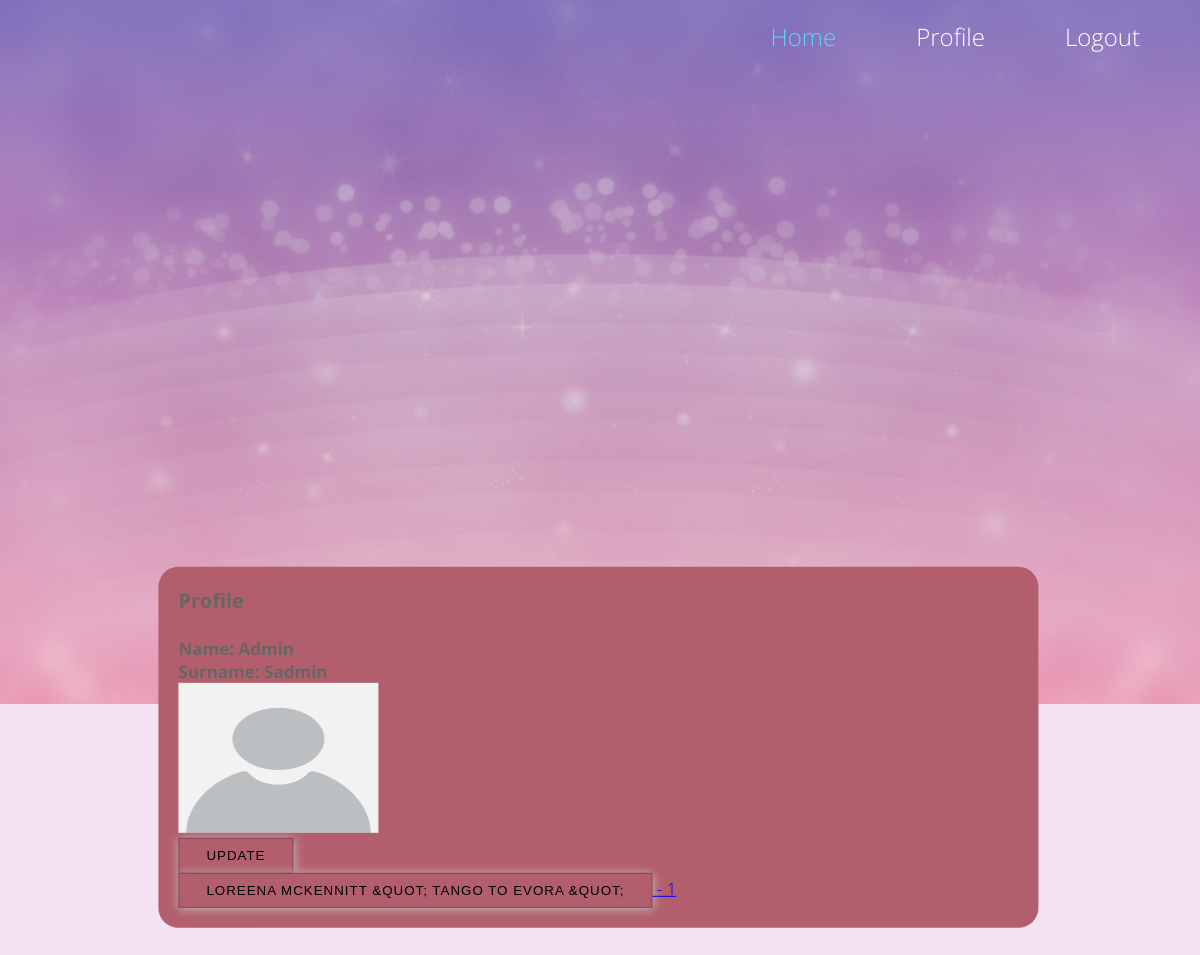
The page /users/user_profile/ (signed in) on the database as committed earlier.
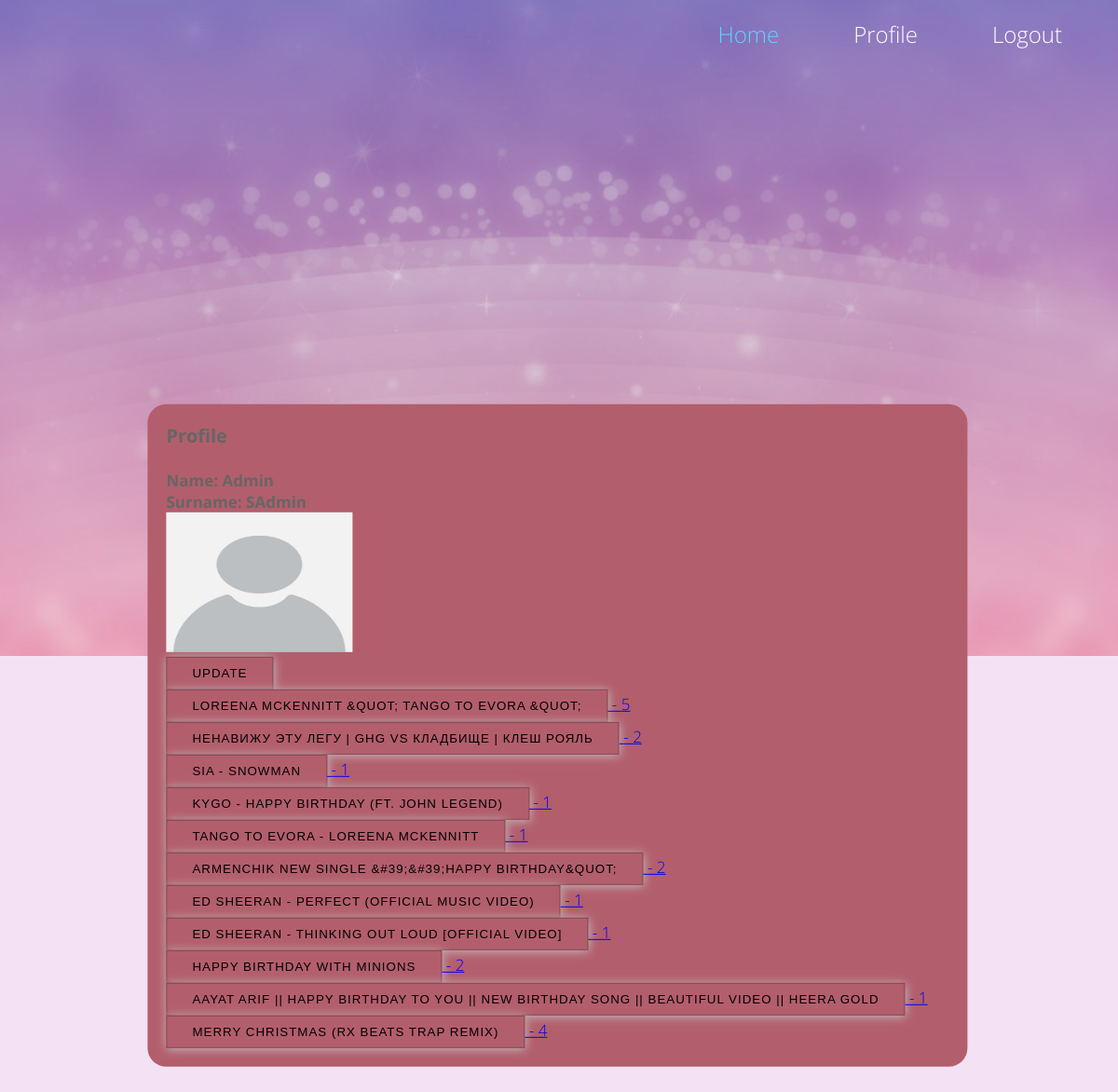
The same page on the database as committed later.
### users/models.py (models this page shows, shortened)
class Profile(models.Model):
	user = models.OneToOneField(User, on_delete = models.CASCADE)
	first_name = models.CharField(max_length=10, default="name")
	second_name = models.CharField(max_length=20, default="username")
	user_image = models.ImageField(default='Unknown_person.jpg', upload_to="media")

### download_app/models.py (models this page shows, shortened)
class NewMP3(models.Model):
    name = models.TextField()
    url = models.TextField( default="http:")
    count = models.IntegerField(default=1)
    user = models.ForeignKey(User, on_delete=models.CASCADE)

### users/views.py (the view)
# urls.py: path('user_profile/', user_views.user_profile, name='user_profile'),
@login_required(login_url="login")
def user_profile(request):
    profile = Profile.objects.get(user=request.user)
    videos = NewMP3.objects.all().filter(user=request.user)
    list_video = []
    for video_1 in videos:
        count = 0
        k = True
        for i in list_video:
            if video_1.name == i.name:
                k = False
        if k:
            list_video.append(video_1)
        for video_2 in videos:
            if video_1.name == video_2.name:
                count += 1
        video_1.count = count
    return render(request, 'registration/user_profile.html', {"profile":profile, "videos":list_video})

### YouTube_django/YouTube_django/users/templates/registration/user_profile.html
{% extends 'download_app/base.html' %}
{% block content %}
	<div class="todo-list">
		<h3>Profile</h3>
		<br>
		<strong>Name: {{profile.first_name}}</strong>
		<br>
		<strong>Surname: {{profile.second_name}}</strong>
		<br>
		<img src="{{profile.user_image.url}}" alt="*****" height="150" width="200">
		<br>
		<div class="item-row">
			<a href="{% url 'profile_update' %}"><button class="btn btn-success" type="submit" name="Update Profile">Update</button></a>
		</div>
		{% for video in videos %}
			<div>
				<a href="{{video.url}}"><button class="btn btn-success" type="submit" name="url">{{video.name}}</button> - {{video.count}} </a>
			</div>
		{% endfor %}
	</div>
{% endblock %}

### YouTube_django/YouTube_django/download_app/templates/download_app/base.html (shortened to what this page needs)
{% load static %}
<!DOCTYPE html>
<html lang="en">
<head>
  <link rel="stylesheet" href="{% static '/download_app/css/fontawesome-all.min.css' %}">
  <link rel="stylesheet" href="{% static '/download_app/css/tooplate-style.css' %}">
</head>
<body>
  <div class="tm-main">
    <div class="tm-welcome-section">
      <div class="container tm-navbar-container">
        <div class="row">
          <div class="col-xl-12">
            <nav class="navbar navbar-expand-sm">
              <ul class="navbar-nav ml-auto">
                <li class="nav-item active">
                  <a href="{% url 'home' %}" class="nav-link tm-nav-link tm-text-white active">Home</a>
                </li>
                {% if not request.user.is_authenticated %}
                <li class="nav-item">
                  <a href="{% url 'register' %}" class="nav-link tm-nav-link tm-text-white">Sign Up</a>
                </li>
                <li class="nav-item">
                  <a href="{% url 'login' %}" class="nav-link tm-nav-link tm-text-white">Login</a>
                </li>
                {% else %}
                <li class="nav-item">
                  <a href="{% url 'user_profile' %}" class="nav-link tm-nav-link tm-text-white">Profile</a>
                </li>
                <li class="nav-item">
                  <a href="{% url 'logout' %}" class="nav-link tm-nav-link tm-text-white">Logout</a>
                </li>
                {% endif %}
              </ul>
            </nav>
          </div>
        </div>
      </div>
    </div>
    <div class="center-column">
      {% block content %}
      {% endblock content %}
    </div>
  </div>
</body>
</html>

### download_app/static/download_app/css/tooplate-style.css (style rules this page uses)
* { margin: 0; padding: 0; }
body { font-family: 'Open Sans', Helvetica, Arial, sans-serif; font-size: 17px; font-weight: 300; color: #666666; overflow-x: hidden; background: rgba(221,160,221,30%); }
a { transition: all 0.3s ease; }
a:hover, a:focus, a.active { color: #58d5ff; text-decoration: none; }
.tm-welcome-section { height: 83vh; display: flex; flex-direction: column; align-items: center; justify-content: center; background-color: #E7A7C0; background-image: url('../img/insertion-header.jpg'); background-repeat: no-repeat; background-size: cover; background-position: center center; color: white; max-height: 700px; min-height: 400px; padding: 20px; }
.tm-navbar-container { position: absolute; top: 20px; right: 5%; }
.navbar-nav { margin-right: 0; }
.nav-link { font-size: 14px; }
.nav-item { list-style-type: none; }
.navbar-expand-sm .navbar-nav .nav-link { padding: 10px 20px; text-decoration: none; }
.navbar-nav { flex-direction: row; display: flex; }
.todo-list { width: 70%; height: 50%; transform: translate(18%, -38%); background: #b35e6c; padding: 20px; border-radius: 20px; }
.btn-success, .btn-info { padding:9px 27px; cursor: pointer; text-transform: uppercase; letter-spacing: 1px; border-style: groove; border: 1px solid rgba(0,0,0,26%); background: #b35e6c; box-shadow: 1px 1px 10px silver; }
.tm-text-white { color: #fff; }
@media (min-width: 576px) { .navbar-expand-sm .navbar-nav .nav-link { padding: 20px 40px; } }
@media (min-width: 576px) { .navbar-nav { margin-right: -40px; } }
@media (min-width: 576px) { .nav-link { font-size: 24px; } }
@media (min-width: 1200px) { .container { max-width: 1230px; } }

Rows that differ between the two databases and show on the page:
changed Profile: second_name "Sadmin" → "SAdmin"
computed for NewMP3 "LOREENA MCKENNITT &QUOT; TANGO TO EVORA &QUOT;": count "1" → "5"
added NewMP3: name "НЕНАВИЖУ ЭТУ ЛЕГУ | GHG VS КЛАДБИЩЕ | КЛЕШ РОЯЛЬ", count "2"
added NewMP3: name "SIA - SNOWMAN", count "1"
added NewMP3: name "KYGO - HAPPY BIRTHDAY (FT. JOHN LEGEND)", count "1"
added NewMP3: name "TANGO TO EVORA - LOREENA MCKENNITT", count "1"
added NewMP3: name "ARMENCHIK NEW SINGLE &#39;&#39;HAPPY BIRTHDAY&QUOT;", count "2"
added NewMP3: name "ED SHEERAN - PERFECT (OFFICIAL MUSIC VIDEO)", count "1"
added NewMP3: name "ED SHEERAN - THINKING OUT LOUD [OFFICIAL VIDEO]", count "1"
added NewMP3: name "HAPPY BIRTHDAY WITH MINIONS", count "2"
added NewMP3: name "AAYAT ARIF || HAPPY BIRTHDAY TO YOU || NEW BIRTHDAY SONG || BEAUTIFUL VIDEO || HEERA GOLD", count "1"
added NewMP3: name "MERRY CHRISTMAS (RX BEATS TRAP REMIX)", count "4"
